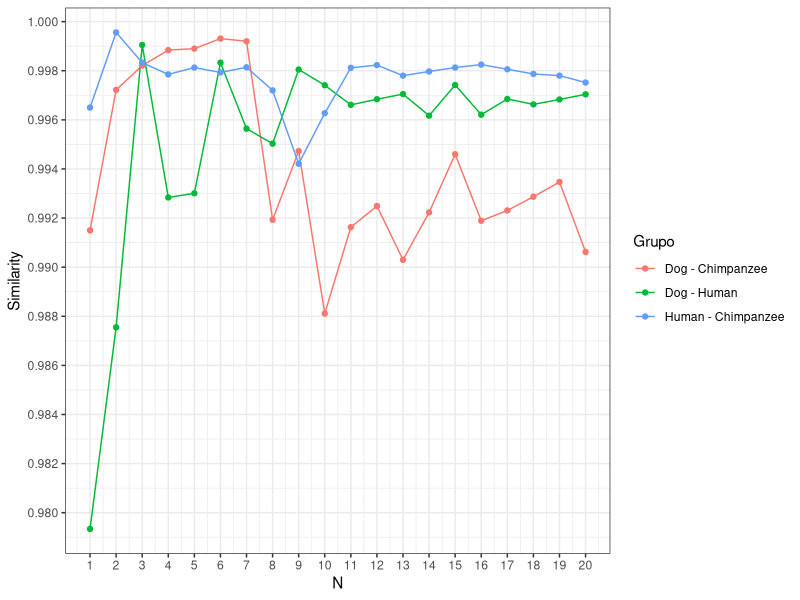

Recreate this plot in R.
library(magrittr)

dogHuman = read.csv("./files/dog.txthuman.txt.csv") %>% cbind(data.frame(Grupo = "Dog - Human"))
dogChimpanzee = read.csv("./files/dog.txtchimpanzee.txt.csv") %>% cbind(data.frame(Grupo = "Dog - Chimpanzee"))
humanChimpanzee = read.csv("./files/human.txtchimpanzee.txt.csv") %>% cbind(data.frame(Grupo = "Human - Chimpanzee"))

base = dogHuman %>% rbind(dogChimpanzee) %>% rbind(humanChimpanzee)

library(ggplot2)

base$Grupo <- as.factor(base$Grupo)

ggplot(data = base, aes(x = N, y = Similarity, group = Grupo)) +
	geom_line(aes(color = Grupo)) +
	geom_point(aes(color = Grupo)) +
	theme_bw() +
	scale_x_continuous(breaks = c(1:20)) +
	scale_y_continuous(breaks = seq(0.980, 1.000, 0.002))
